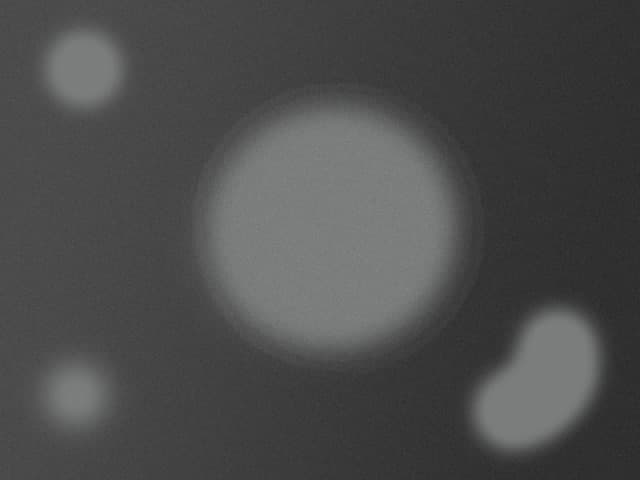
#> input picture image_data/test_photo.bmp, 640 x 480 px
$ python checks.py
#> lines starting #> are read from the running program, lines starting #| are printed output that depends on the picture; after the words box and inside, x2 and y2 are one past the last pixel; in counts of white or black regions, pixels touching at a corner belong together
import sys
import numpy as np
import cv2 as cv

# параметры цветового фильтра
hsv_min = np.array((0, 0, 106), np.uint8)
hsv_max = np.array((255, 255, 255), np.uint8)

if __name__ == '__main__':
    fn = 'image_data/test_photo.bmp' # путь к файлу с картинкой
    img = cv.imread(fn)
#> img is the input picture: shape (480, 640, 3); mean B, G, R 76.2, 76.5, 76

    hsv = cv.cvtColor( img, cv.COLOR_BGR2HSV ) # меняем цветовую модель с BGR на HSV
#> hsv: shape (480, 640, 3); mean H, S, V 16.7, 1, 76.5
    thresh = cv.inRange( hsv, hsv_min, hsv_max ) # применяем цветовой фильтр
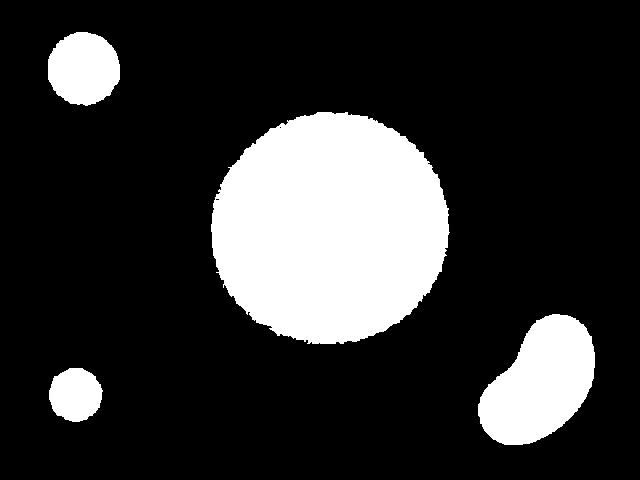
#> thresh: shape (480, 640); 19.4% white; 4 white regions
    # ищем контуры и складируем их в переменную contours
    contours, hierarchy = cv.findContours( thresh.copy(), cv.RETR_TREE, cv.CHAIN_APPROX_SIMPLE)
#> contours = 6 contours, 2 with area under 20; largest, box (x1, y1, x2, y2) and area: (211, 112, 450, 344) 42762, (478, 314, 595, 445) 9978, (48, 32, 120, 106) 4052, (49, 368, 103, 422) 2156
    print(contours)
#> (printed output is left out)

    # отображаем контуры поверх изображения
    cv.drawContours( img, contours, -1, (255,255,255), cv.FILLED, cv.LINE_AA, hierarchy, 1)
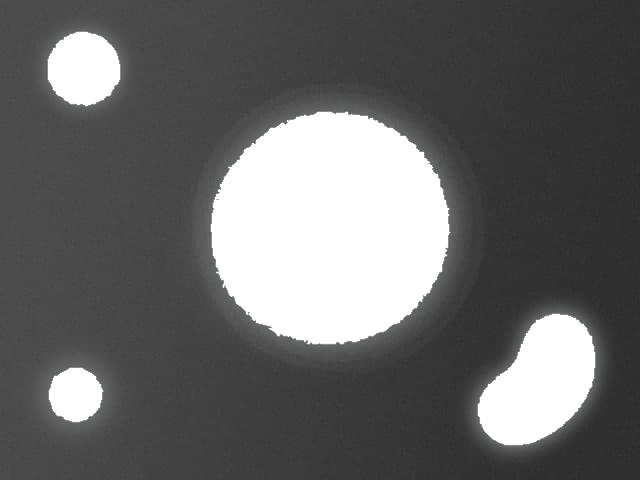
#> img: shape (480, 640, 3); 19.94% of pixels changed, all inside (x1, y1, x2, y2) = (47, 31, 596, 446)
    cv.imshow('contours', img) # выводим итоговое изображение в окно

    cv.waitKey()
    cv.destroyAllWindows()

# [46 lines of commented-out code are left out]
